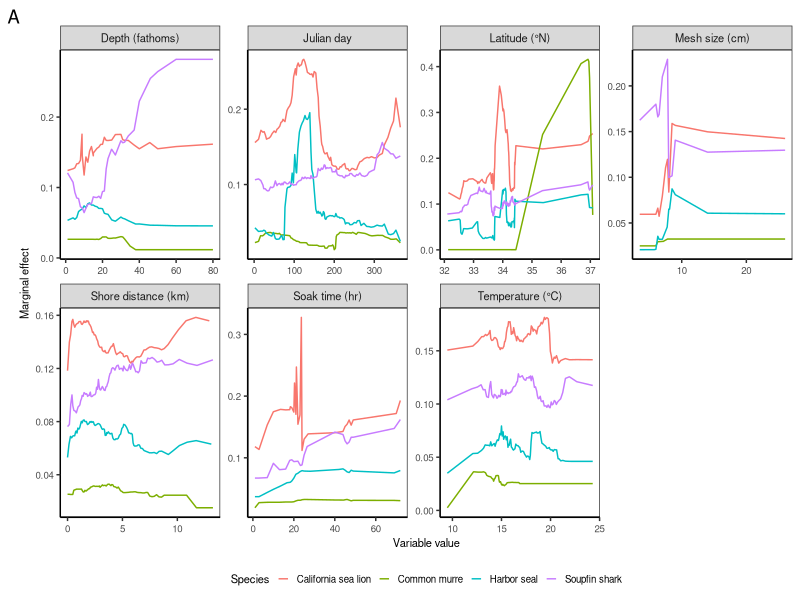
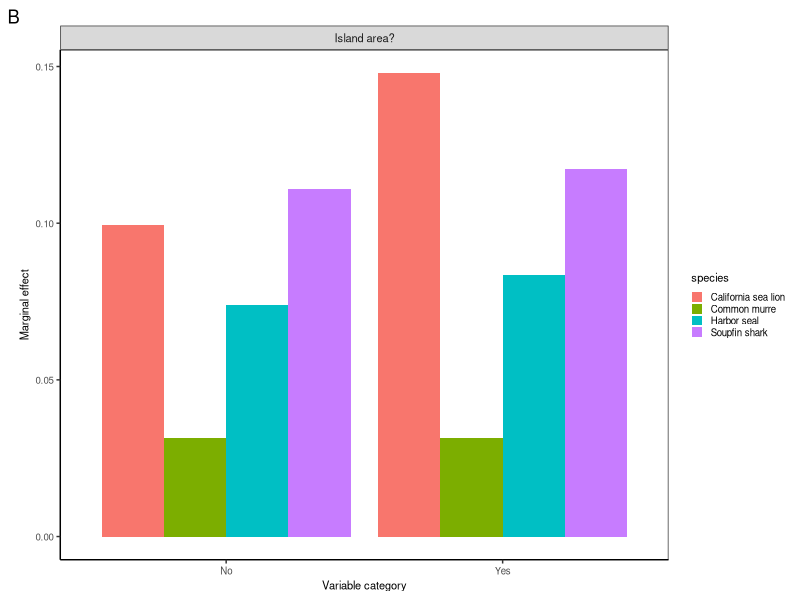
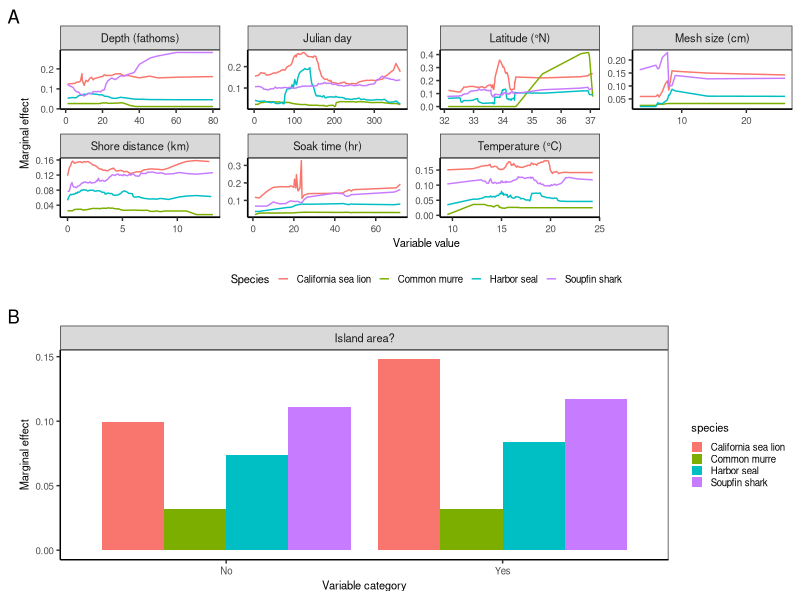

Reproduce these figures in R, in order. (Note: this script raises an error after producing the figures.)

# Clear workspace
rm(list = ls())

# Setup
################################################################################

# Packages
library(tidyverse)

# Directories
plotdir <- "figures"


# Read data
################################################################################

data <- read.csv("model_result/marginal_effects.csv")

data_cat <- read.csv("model_result/categorical_marginal_effects.csv")



# Plot data
################################################################################

# Theme
base_theme <-  theme(axis.text=element_text(size=7),
                     axis.title=element_text(size=8),
                     legend.text=element_text(size=7),
                     legend.title=element_text(size=8),
                     strip.text=element_text(size=8),
                     # Gridlines
                     panel.grid.major = element_blank(), 
                     panel.grid.minor = element_blank(),
                     panel.background = element_blank(), 
                     axis.line = element_line(colour = "black"),
                     # Legend
                     legend.background = element_rect(fill=alpha('blue', 0)))

# Plot
g1 <- ggplot(data, aes(x=value, y=prob, color=species)) +
  facet_wrap(~variable, ncol=4, scales="free") +
  geom_line() +
  # Labels
  labs(x="Variable value", y="Marginal effect", tag = "A") +
  # Legend
  scale_color_discrete(name="Species") +
  # Theme
  theme_bw() + base_theme +
  theme(legend.key.size=unit(0.3, "cm"),
        legend.position = "bottom")
g1

g2 <- ggplot(data_cat, aes(x = value, y = prob, fill=species)) +
  facet_wrap(~variable) +
  geom_bar(stat = "identity", position = "dodge") +
  labs(x="Variable category", y="Marginal effect", tag = "B") +
  # Legend
  scale_color_discrete(name="Species") +
  # Theme
  theme_bw() + base_theme +
  theme(legend.key.size=unit(0.3, "cm"))
  
g2

g <- gridExtra::grid.arrange(g1, g2, ncol = 1)

g
  
# Export
ggsave(g, filename=file.path(plotdir, "Fig6_marginal_effects.png"), 
       width=7, height=6.5, units="in", dpi=600)
